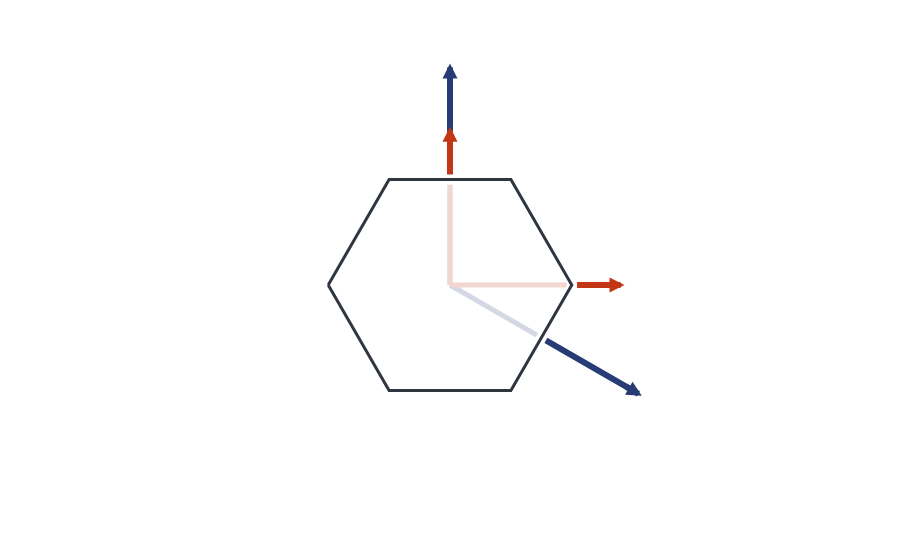

Notebook source saved alongside this figure:
### Markdown cell above
#### 2D Band Structure Plots

### Code cell
function make_cartesian(vecs, basis)
    """
    Calculates for each v in vectors, v1 * basis[1, :] + v2 * basis[2, :]
        This transforms from the reduced coordinates (w.r.t basis) to the cartesian coordinates 
    """
    cvecs = similar(vecs)
    for (i, v) in enumerate(vecs)
        cvecs[i] = basis' * v
    end
    cvecs
end


let 
    print("--- Plotting the Wigner-Seitz cell in reciprocal space. \n")
    print("\n")

    Bs = [G[i, :] for i ∈ 1 : size(G, 1)]
    recip_wignerseitz = wignerseitz(Bs)

    vertices = recip_wignerseitz.verts
    print("--- Vertices of the reciprocal Wigner-Seitz cell (in reduced coordinates): \n")
    for v ∈ vertices
        @printf("%10f %10f \n", v[1], v[2])
    end


    cvecs = make_cartesian(vertices, Bs)

    print("\n")
    print("--- Vertices of the reciprocal Wigner-Seitz cell (in cartesian coordinates): \n")
    for v ∈ cvecs
        @printf("%10f %10f \n", v[1], v[2])
    end


    pbzb = PlotlyJS.plot(recip_wignerseitz)
    display(pbzb)
end

### Figure 1 — Plotly figure (JSON) as saved in the notebook; plotly's stock layout.template omitted (floating-point values rounded to 4 significant figures)
{"data": [{"hoverinfo": "text+x+y", "hovertext": "Cell", "line": {"color": "rgb(47,54,64)", "width": 3}, "mode": "lines", "type": "scatter", "x": [-2.094, -1.047, 1.047, 2.094, 1.047, -1.047, -2.094], "y": [0, -1.814, -1.814, 0, 1.814, 1.814, 0]}, {"hoverinfo": "text", "hovertext": "<b>v</b><sub>1</sub>", "line": {"color": "rgb(212,216,227)", "width": 5}, "mode": "lines", "type": "scatter", "x": [0, 1.492], "y": [0, -0.8616]}, {"hoverinfo": "text", "hovertext": "<b>v</b><sub>2</sub>", "line": {"color": "rgb(212,216,227)", "width": 5}, "mode": "lines", "type": "scatter", "x": [0, 0], "y": [0, 1.723]}, {"hoverinfo": "text+x+y", "hovertext": "<b>v</b><sub>1</sub>", "line": {"color": "rgb(39,60,117)", "width": 6}, "mode": "lines", "type": "scatter", "x": [1.649, 3.142], "y": [-0.9522, -1.814]}, {"hoverinfo": "text+x+y", "hovertext": "<b>v</b><sub>2</sub>", "line": {"color": "rgb(39,60,117)", "width": 6}, "mode": "lines", "type": "scatter", "x": [0, 0], "y": [1.904, 3.628]}, {"hoverinfo": "text", "hovertext": "<b>x</b>", "line": {"color": "rgb(242,215,208)", "width": 5}, "mode": "lines", "type": "scatter", "x": [0, 2.004], "y": [0, 0]}, {"hoverinfo": "text", "hovertext": "<b>y</b>", "line": {"color": "rgb(242,215,208)", "width": 5}, "mode": "lines", "type": "scatter", "x": [0, 0], "y": [0, 1.723]}, {"hoverinfo": "text", "hovertext": "<b>x</b>", "line": {"color": "rgb(194,54,22)", "width": 6}, "mode": "lines", "type": "scatter", "x": [2.185, 2.82], "y": [0, 0]}, {"hoverinfo": "text", "hovertext": "<b>y</b>", "line": {"color": "rgb(194,54,22)", "width": 6}, "mode": "lines", "type": "scatter", "x": [0, 0], "y": [1.904, 2.539]}], "layout": {"annotations": [{"arrowcolor": "rgb(39,60,117)", "arrowhead": 2, "arrowsize": 0.5, "arrowwidth": 6, "ax": 2.985, "axref": "x", "ay": -1.723, "ayref": "y", "showarrow": true, "x": 3.299, "xref": "ax", "y": -1.904, "yref": "ay"}, {"arrowcolor": "rgb(39,60,117)", "arrowhead": 2, "arrowsize": 0.5, "arrowwidth": 6, "ax": 0, "axref": "x", "ay": 3.446, "ayref": "y", "showarrow": true, "x": 0, "xref": "ax", "y": 3.809, "yref": "ay"}, {"arrowcolor": "rgb(194,54,22)", "arrowhead": 2, "arrowsize": 0.5, "arrowwidth": 6, "ax": 2.639, "axref": "x", "ay": 0, "ayref": "y", "showarrow": true, "x": 3.001, "xref": "ax", "y": 0, "yref": "ay"}, {"arrowcolor": "rgb(194,54,22)", "arrowhead": 2, "arrowsize": 0.5, "arrowwidth": 6, "ax": 0, "axref": "x", "ay": 2.358, "ayref": "y", "showarrow": true, "x": 0, "xref": "ax", "y": 2.721, "yref": "ay"}], "aspectmode": "data", "autosize": false, "hovermode": "closest", "margin": {"b": 50, "l": 50, "r": 50, "t": 60}, "paper_bgcolor": "rgba(255, 255, 255, 1)", "plot_bgcolor": "rgba(255, 255, 255, 1)", "showlegend": false, "xaxis": {"range": [-3.383, 3.383], "showbackground": false, "showgrid": false, "tickvals": [], "title": {"text": ""}, "zeroline": false}, "yaxis": {"range": [-3.869, 3.869], "scaleanchor": "x", "scaleratio": 1, "showbackground": false, "showgrid": false, "tickvals": [], "title": {"text": ""}, "zeroline": false}}}
